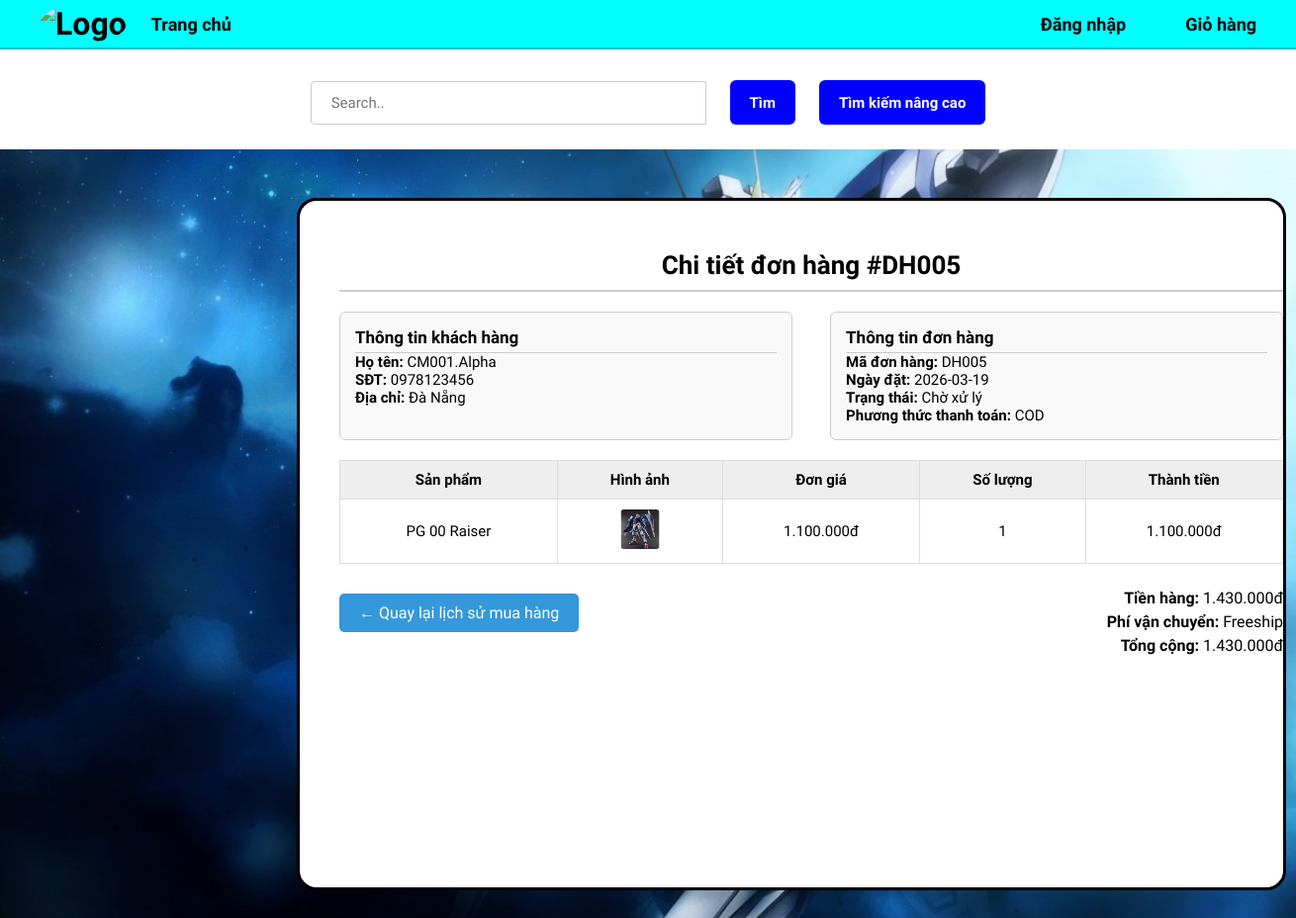
Before: /detail.php?id=DH005 with the older database file.
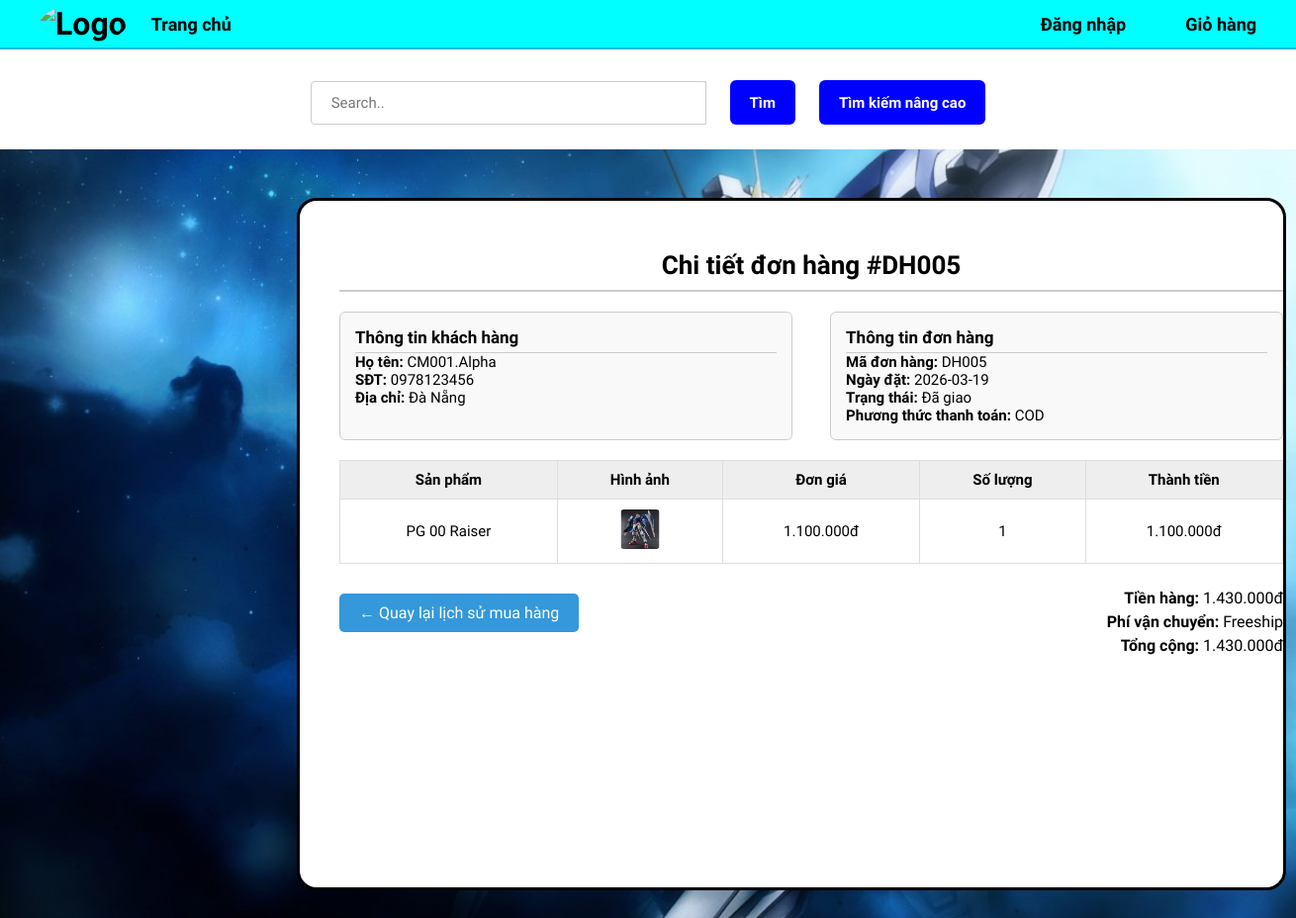
After: the same page with the newer database file.
### tables this page shows
CREATE TABLE `order_item` (
  `orderID` int(11) NOT NULL,
  `id_order` varchar(20) NOT NULL,
  `ProductID` varchar(255) NOT NULL,
  `quantity` int(11) NOT NULL
);

CREATE TABLE `orders` (
  `id_order` varchar(20) NOT NULL,
  `customer_id` varchar(10) NOT NULL,
  `order_date` date NOT NULL,
  `status` enum('Chờ xử lý','Đã xác nhận','Đang giao','Đã giao','Đã huỷ') DEFAULT 'Chờ xử lý',
  `created_at` timestamp NOT NULL DEFAULT current_timestamp(),
  `total` int(11) DEFAULT NULL,
  `receiver_name` varchar(100) DEFAULT NULL,
  `receiver_phone` varchar(20) DEFAULT NULL,
  `receiver_address` varchar(255) DEFAULT NULL,
  `payment_method` varchar(50) DEFAULT NULL,
  `note` text DEFAULT NULL
);

CREATE TABLE `product_list` (
  `ProductID` varchar(255) NOT NULL,
  `ProductName` varchar(255) DEFAULT NULL,
  `Grade` varchar(255) DEFAULT NULL,
  `Producer` varchar(255) DEFAULT NULL,
  `Product_source` longtext DEFAULT NULL,
  `Product_description` longtext DEFAULT NULL,
  `Product_detail` text DEFAULT NULL,
  `Product_image` varchar(255) DEFAULT NULL,
  `Price` int(11) DEFAULT NULL,
  `Profit` decimal(5,2) DEFAULT NULL,
  `cost_price` decimal(12,2) DEFAULT 0.00,
  `Quantity` int(11) NOT NULL DEFAULT 0
);

### detail.php (the view, shortened to what this page needs)
<?php
$conn = new mysqli("localhost","root","","hobbystore");
mysqli_set_charset($conn,"utf8mb4");
$id_order = $_GET['id'];
$sql = "
SELECT
orders.id_order,
orders.order_date,
orders.status,
orders.total,
orders.payment_method,
orders.receiver_name,
orders.receiver_phone,
orders.receiver_address,
product_list.ProductName,
product_list.price,
product_list.Product_image,
order_item.quantity
FROM orders
JOIN order_item
ON orders.id_order = order_item.id_order
JOIN product_list
ON order_item.ProductID = product_list.ProductID
WHERE orders.id_order='$id_order'
";
$result = $conn->query($sql);
$order = $result->fetch_assoc();
?>
<!DOCTYPE html>
<html lang="en">
<head>
  <link href="https://cdn.reflowhq.com/v2/toolkit.min.css" rel="stylesheet" />
  <link rel="stylesheet" href="assets/css/style.css">
  <link rel="stylesheet" href="assets/css/settings.css">
  <link rel="stylesheet" href="assets/css/product-page.css">
  <link rel="stylesheet" href="assets/css/view-cart.css">
  <link rel="stylesheet" href="detail.css">
</head>
<nav class="tren">
   <nav class="navbar">
  <div class="nav-left">
    <a href="index.php" class="logo">
      <img src="assets/img/logo.png" alt="Logo">
    </a>
    <a href="index.php" class="nav-item">Trang chủ</a>
  </div>
  <ul class="nav-right">
<?php if(isset($_SESSION['user_id'])): ?>
  <li><a href="profile.php">Hồ sơ</a></li>
<?php else: ?>
  <li><a href="login.php">Đăng nhập</a></li>
<?php endif; ?>
<li><a href="cart.php">Giỏ hàng</a></li>
</ul>
</nav>
         <div class="timnangcao" style="background-color:white;padding-top:1px;padding-bottom:5px;">
    <div class="search" style="margin-top:10px;">
      <form action="index.php" method="get">
        <input type="text" name="keyword" placeholder="Search.." style="padding: 12px 20px; font-size: 15px; width: 400px; border:1px solid #ccc; border-radius:4px 0 0 4px;">
        <button type="submit" class="btn-tim">Tìm</button>
        <button type="button" class="btn-advanced" id="advancedSearchBtn">Tìm kiếm nâng cao</button>
      </form>
    </div>
  </div>
</nav>
  <div class="border">
    <div class="header">Chi tiết đơn hàng #<?php echo $order['id_order']; ?></div>
    <div class="info-section">
     <div class="info-box">
<h3>Thông tin khách hàng</h3>
<p><strong>Họ tên:</strong> <?php echo $order['receiver_name']; ?></p>
<p><strong>SĐT:</strong> <?php echo $order['receiver_phone']; ?></p>
<p><strong>Địa chỉ:</strong> <?php echo $order['receiver_address']; ?></p>
</div>
      <div class="info-box">
<h3>Thông tin đơn hàng</h3>
<p><strong>Mã đơn hàng:</strong> <?php echo $order['id_order']; ?></p>
<p><strong>Ngày đặt:</strong> <?php echo $order['order_date']; ?></p>
<p><strong>Trạng thái:</strong> <?php echo $order['status']; ?></p>
<p><strong>Phương thức thanh toán:</strong> <?php echo $order['payment_method']; ?></p>
</div>
    </div>
    <table>
      <thead>
        <tr>
          <th>Sản phẩm</th>
          <th>Hình ảnh</th>
          <th>Đơn giá</th>
          <th>Số lượng</th>
          <th>Thành tiền</th>
        </tr>
      </thead>
      <tbody>
<?php
$result = $conn->query($sql);
while($row = $result->fetch_assoc()){
?>
<tr>
<td><?php echo $row['ProductName']; ?></td>
<td>
<img src="assets/img/<?php echo $row['Product_image']; ?>" width="80">
</td>
<td>
<?php echo number_format($row['price'],0,",","."); ?>đ
</td>
<td>
<?php echo $row['quantity']; ?>
</td>
<td>
<?php echo number_format($row['price'] * $row['quantity'],0,",","."); ?>đ
</td>
</tr>
<?php } ?>
</tbody>
    </table>
    <div class="summary">
      <p><strong>Tiền hàng:</strong> <?php echo number_format($order['total'],0,",","."); ?>đ</p>
<p><strong>Phí vận chuyển:</strong> Freeship</p>
<p><strong>Tổng cộng:</strong> <?php echo number_format($order['total'],0,",","."); ?>đ</p>
    </div>
    <a href="history.php" class="back-btn">← Quay lại lịch sử mua hàng</a>
  </div>
</body>
</html>

Changed rows visible on the page:
changed through a linked row, order_item "PG 00 Raiser": id_order.status "Chờ xử lý" → "Đã giao"
